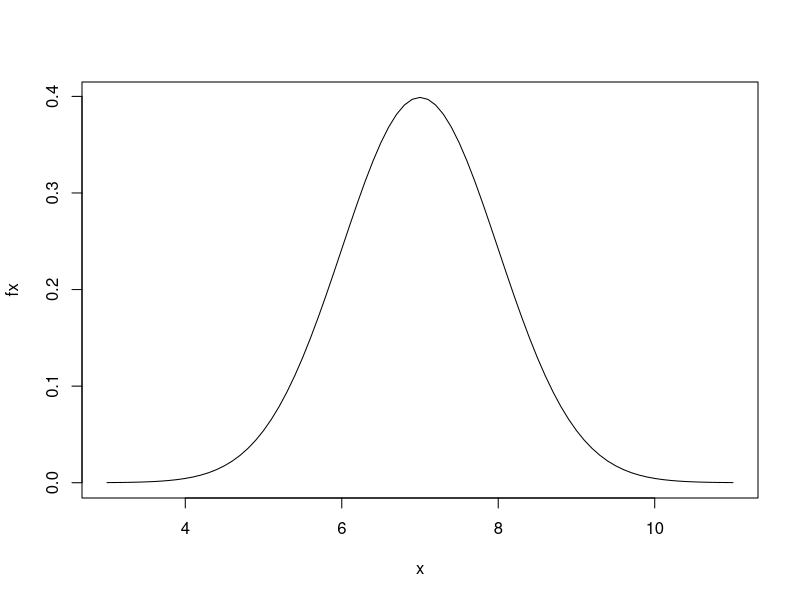
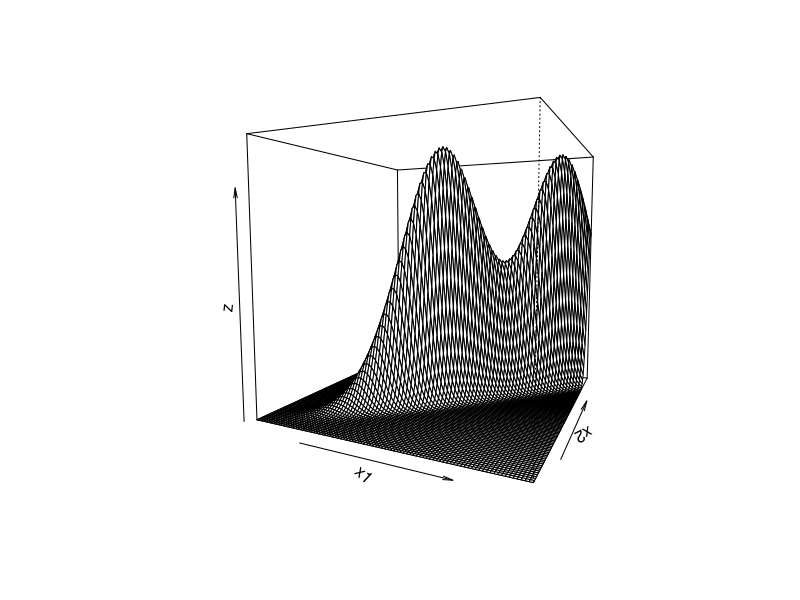
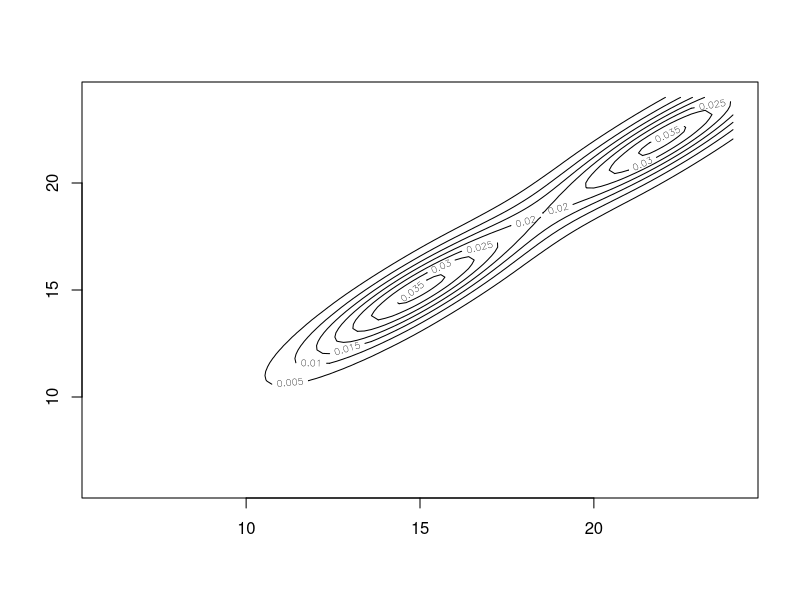
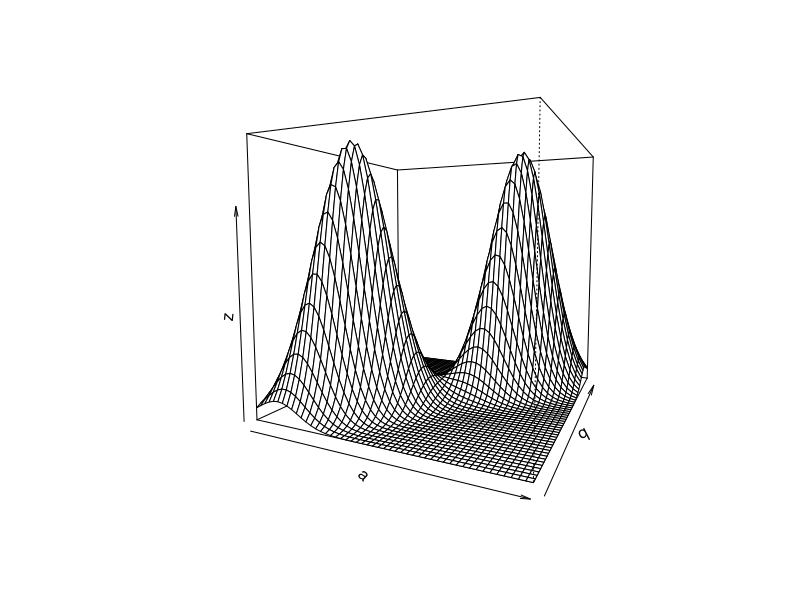
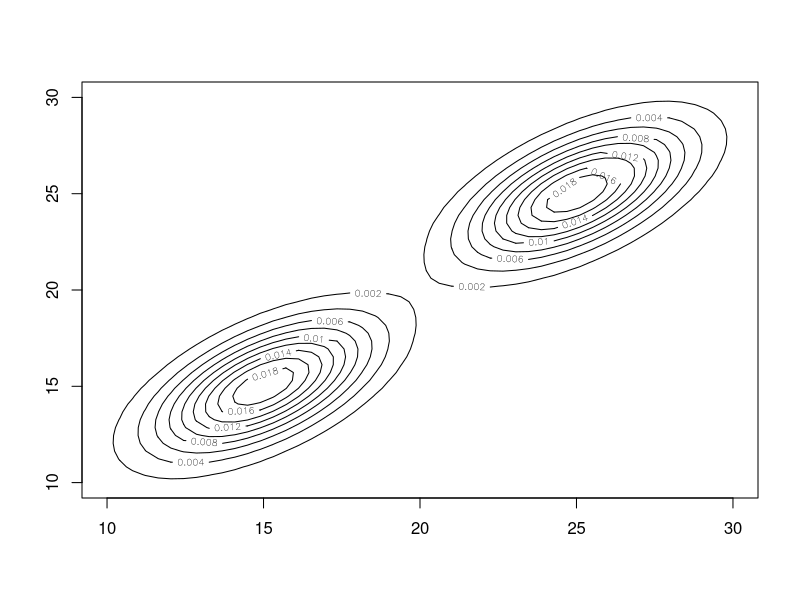

These figures' R source, in order:
x<-seq(3,11,by=0.1)
fx<-dnorm(x,7,1)
plot(x,fx,type="l")

x1<-seq(6,24,by=0.2)
x2<-seq(6,24,by=0.2)

grid <- NULL
for (i in x1) {
  for (j in x2) {
    grid <-rbind(grid, c(i, j))
  }
}

mean1<-c(15,15)
mean2 <-c(22, 22)
sigma <-matrix(c(5, 3, 3, 5), 2, 2)
sigma <-matrix(c(5, 4, 4, 5), 2, 2)
sigma <-matrix(c(5, 4.5, 4.5, 5), 2, 2)

require(mvtnorm)
y <- dmvnorm(grid, mean1, sigma, log=FALSE) 
require(mvtnorm)
y <-0.5*dmvnorm(grid, mean1, sigma, log=FALSE) + 0.5*dmvnorm(grid, mean2, sigma, log=FALSE)
z <-matrix(y, length(x1), length(x2), byrow=TRUE)

persp(x1, x2, z, phi=5, theta=25)
contour(x1, x2, z)

a <-seq(10, 30,length.out=50)
b <-seq(10, 30,length.out=50)
grid <-NULL
for (i in a) {
  for (j in b) {
    grid <-rbind(grid, c(i, j))
  }
}
mean1 <-c(15, 15)
mean2 <-c(25, 25)
sigma <-matrix(c(5, 3, 3, 5), 2, 2)
require(mvtnorm)
y = 0.5*dmvnorm(grid, mean1, sigma, log=FALSE) + 0.5*dmvnorm(grid, mean2, sigma, log=FALSE)
z <-matrix(y, length(a), length(b), byrow=TRUE)
persp(a, b, z, phi=5, theta=25)
contour(a, b, z)